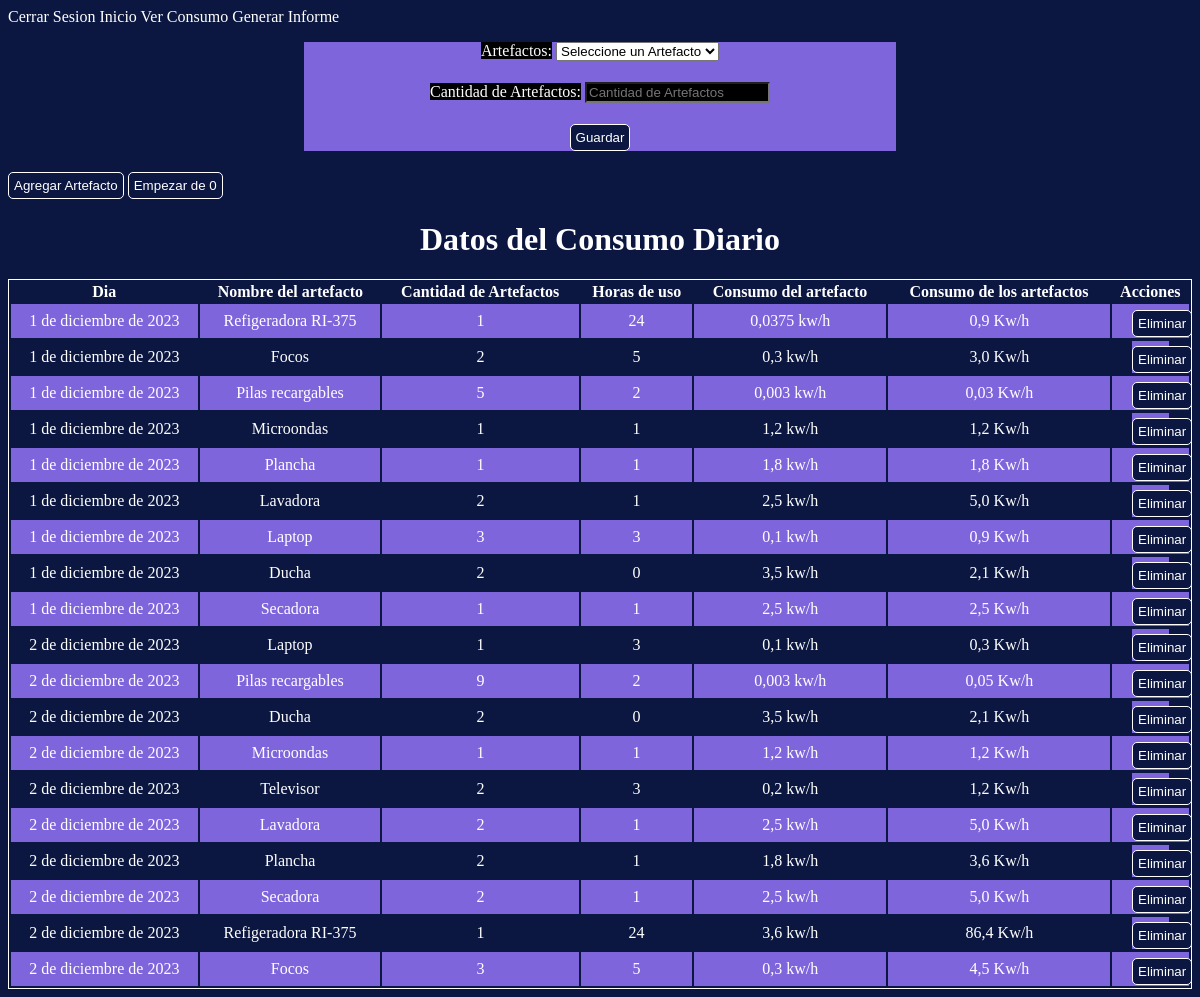
Before: /paginaUsuario/inventario/ (signed in) with the older database file.
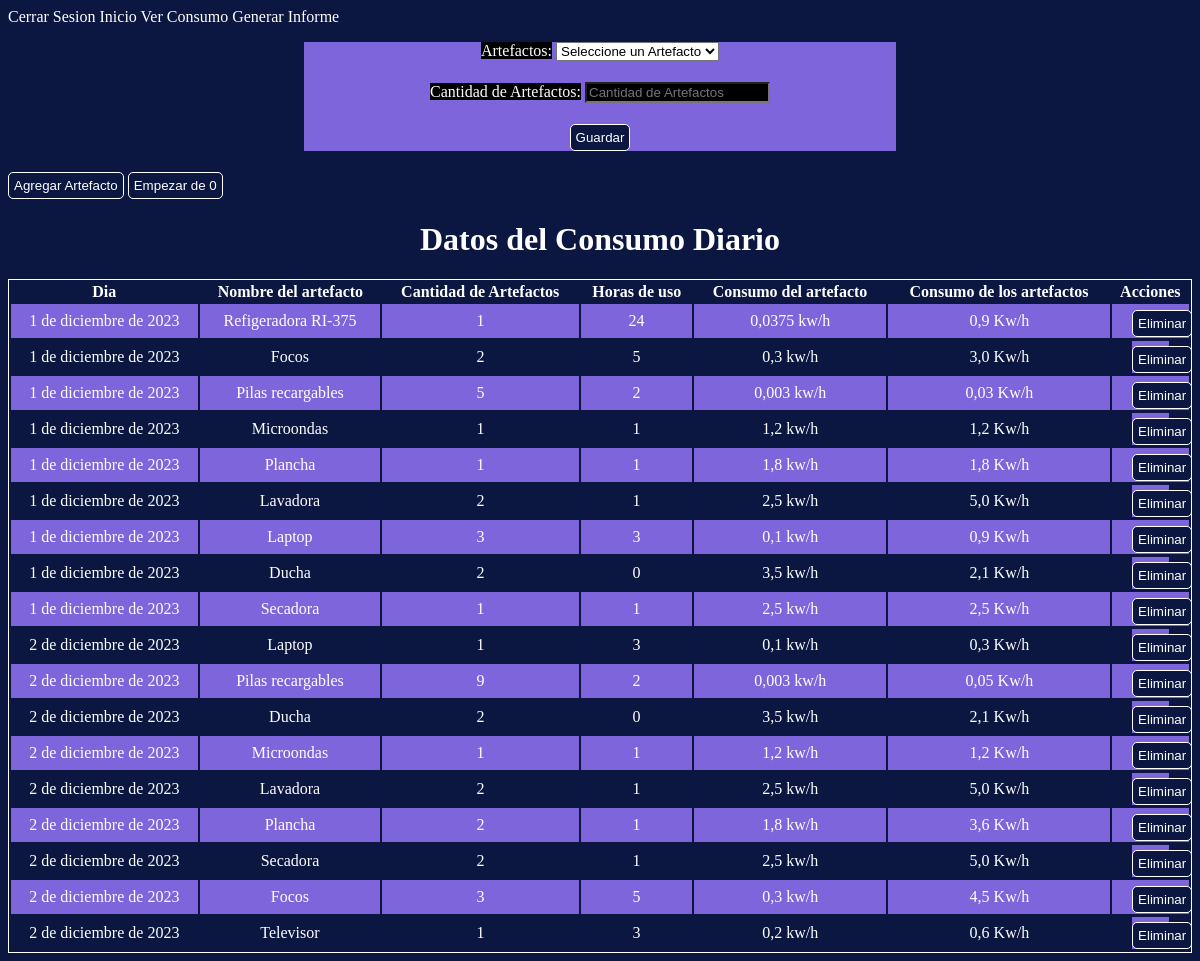
After: the same page with the newer database file.
### energy/models.py (models this page shows, shortened)
class Inventario(models.Model):
    user = models.ForeignKey(User, on_delete=models.CASCADE)
    artefacto = models.ForeignKey(Artefactos, on_delete=models.SET_NULL, related_name='inventario', null=True)
    dia = models.DateField(default=datetime.now)
    nombre = models.CharField(max_length=20)
    horasDeUso = models.IntegerField(default=0)
    cantidadArtefactos = models.IntegerField()
    consumoArtefacto = models.FloatField(default=0)
    consumoTotal = models.FloatField(default=0)

### energy/views.py (the view, shortened to what this page needs)
# urls.py: path('paginaUsuario/inventario/', inventario, name="inventario"),
def inventario(request):
    if request.user.is_authenticated:
        inventarioArtefacto = Inventario.objects.filter(user=request.user)
        consumoDiarioDelMes = ConsumoDiarioMensual.objects.filter(user=request.user)
        if request.method == 'GET':
            form = InventarioForm(user=request.user)
            return render(request, 'energy/home/inventario.html', {
                'form': form,
                'inventarioArtefacto': inventarioArtefacto,
                'consumoDiario': consumoDiarioDelMes,
                'eliminarInventario': eliminarInventario,
            })
    else:
        return render(request, 'energy/home/inventario.html', {
            'eliminar': eliminarDiaEnInventario,
        })

### energy/forms.py
class InventarioForm(forms.ModelForm):
    artefactos = forms.ModelChoiceField(
        widget=forms.Select(attrs={'placeholder': 'Artefactos'}),
        queryset=Artefactos.objects.all(),  # Inicialmente todos los artefactos, se actualizará en el __init__
        empty_label='Seleccione un Artefacto',
        required=True,
    )
    class Meta:
        model = Inventario
        fields = ('artefactos', 'cantidadArtefactos')
        widgets = {
            'cantidadArtefactos': forms.NumberInput(attrs={'placeholder': 'Cantidad de Artefactos'}),
        }
        labels = {
            'artefactos': 'Artefacto',
            'cantidadArtefactos': 'Cantidad de Artefactos',
        }
    def __init__(self, user, *args, **kwargs):
        super(InventarioForm, self).__init__(*args, **kwargs)
        self.fields['artefactos'].queryset = Artefactos.objects.filter(user=user)

### energy/models.py (called while the page is built)
    def __str__(self):
        return f"{self.nombreArtefacto}"

### energy/templates/energy/home/inventario.html (shortened to what this page needs)
<!DOCTYPE html>
<html lang="en">
<head>
</head>
<body>
<a href="{% url 'cerrarSesion' %}">Cerrar Sesion</a>
<a href="{% url 'paginaUsuario' %}">Inicio</a>
<a href="{% url 'proyecciones' %}">Ver Consumo</a>
<a href="{% url 'informe' %}">Generar Informe</a>
<form method="post" action="{% url 'inventario' %}">
  {{ form.as_p }}
  <button type="submit">Guardar</button>
</form>
<button type="submit" ><a href="{% url 'artefacto' %}">Agregar Artefacto</a></button>
<button type="submit"><a href="{% url 'eliminarInventario' %}"> Empezar de 0</a></button>
<h1>Datos del Consumo Diario</h1>
<table>
  <tr>
      <th>Dia</th>
      <th>Nombre del artefacto</th>
      <th>Cantidad de Artefactos</th>
      <th>Horas de uso</th>
      <th>Consumo del artefacto</th>
      <th>Consumo de los artefactos</th>
      <th>Acciones</th>
  </tr>
  {% for inventario in inventarioArtefacto %}
    <tr>
        <td>{{ inventario.dia }}</td>
        <td>{{ inventario.nombre }}</td>
        <td>{{ inventario.cantidadArtefactos }}</td>
        <td>{{ inventario.horasDeUso }}</td>
        <td>{{ inventario.consumoArtefacto }} kw/h</td>
        <td>{{ inventario.consumoTotal }} Kw/h</td>
        <td>
        <form method="post" action="{% url 'eliminarDiaEnInventario' inventario.id %}">
          <button type="submit">Eliminar</button>
        </form>
        </td>
    </tr>
  {% endfor %}
</table>
</body>
</html>

Changed rows visible on the page:
removed Inventario: dia "2 de diciembre de 2023", nombre "Televisor", cantidadArtefactos "2", horasDeUso "3", consumoArtefacto "0,2", consumoTotal "1,2"
removed Inventario: dia "2 de diciembre de 2023", nombre "Refigeradora RI-375", cantidadArtefactos "1", horasDeUso "24", consumoArtefacto "3,6", consumoTotal "86,4"
added Inventario: dia "2 de diciembre de 2023", nombre "Televisor", cantidadArtefactos "1", horasDeUso "3", consumoArtefacto "0,2", consumoTotal "0,6"
